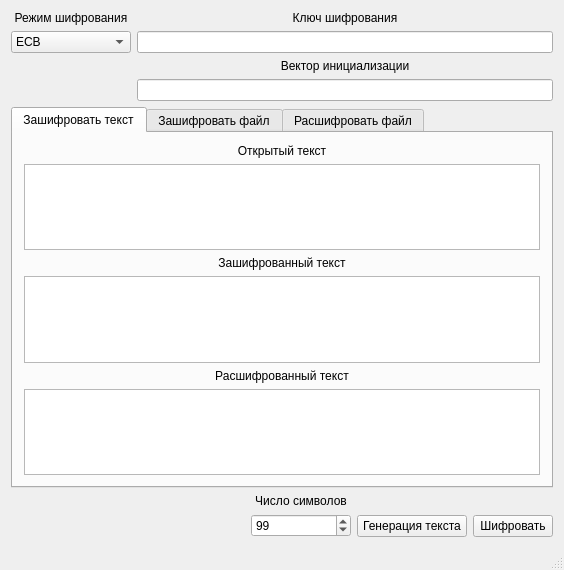
<?xml version="1.0" encoding="UTF-8"?>
<ui version="4.0">
 <class>MainWindow</class>
 <widget class="QMainWindow" name="MainWindow">
  <property name="geometry">
   <rect>
    <x>0</x>
    <y>0</y>
    <width>562</width>
    <height>570</height>
   </rect>
  </property>
  <property name="windowTitle">
   <string>DES Шифровальщик</string>
  </property>
  <property name="windowIcon">
   <iconset resource="bitmap.qrc">
    <normaloff>:/bitmap/data_transfer.png</normaloff>:/bitmap/data_transfer.png</iconset>
  </property>
  <widget class="QWidget" name="centralWidget">
   <layout class="QGridLayout" name="gridLayout">
    <item row="0" column="0">
     <layout class="QVBoxLayout" name="verticalLayout_3">
      <item>
       <layout class="QHBoxLayout" name="horizontalLayout">
        <item>
         <layout class="QVBoxLayout" name="verticalLayout">
          <item>
           <widget class="QLabel" name="label">
            <property name="minimumSize">
             <size>
              <width>120</width>
              <height>0</height>
             </size>
            </property>
            <property name="text">
             <string>Режим шифрования</string>
            </property>
            <property name="alignment">
             <set>Qt::AlignCenter</set>
            </property>
           </widget>
          </item>
          <item>
           <widget class="QComboBox" name="modeComboBox">
            <property name="minimumSize">
             <size>
              <width>120</width>
              <height>0</height>
             </size>
            </property>
            <item>
             <property name="text">
              <string>ECB</string>
             </property>
            </item>
            <item>
             <property name="text">
              <string>CBC</string>
             </property>
            </item>
            <item>
             <property name="text">
              <string>CFB</string>
             </property>
            </item>
            <item>
             <property name="text">
              <string>OFB</string>
             </property>
            </item>
            <item>
             <property name="text">
              <string>CTR</string>
             </property>
            </item>
            <item>
             <property name="text">
              <string>RD</string>
             </property>
            </item>
            <item>
             <property name="text">
              <string>RD + H</string>
             </property>
            </item>
           </widget>
          </item>
          <item>
           <spacer name="verticalSpacer_3">
            <property name="orientation">
             <enum>Qt::Vertical</enum>
            </property>
            <property name="sizeHint" stdset="0">
             <size>
              <width>20</width>
              <height>40</height>
             </size>
            </property>
           </spacer>
          </item>
         </layout>
        </item>
        <item>
         <layout class="QVBoxLayout" name="verticalLayout_2">
          <item>
           <widget class="QLabel" name="label_2">
            <property name="minimumSize">
             <size>
              <width>260</width>
              <height>0</height>
             </size>
            </property>
            <property name="text">
             <string>Ключ шифрования</string>
            </property>
            <property name="alignment">
             <set>Qt::AlignCenter</set>
            </property>
           </widget>
          </item>
          <item>
           <widget class="QLineEdit" name="keyLineEdit">
            <property name="minimumSize">
             <size>
              <width>260</width>
              <height>0</height>
             </size>
            </property>
           </widget>
          </item>
          <item>
           <widget class="QLabel" name="label_11">
            <property name="minimumSize">
             <size>
              <width>260</width>
              <height>0</height>
             </size>
            </property>
            <property name="text">
             <string>Вектор инициализации</string>
            </property>
            <property name="alignment">
             <set>Qt::AlignCenter</set>
            </property>
           </widget>
          </item>
          <item>
           <widget class="QLineEdit" name="initVectorLineEdit">
            <property name="minimumSize">
             <size>
              <width>260</width>
              <height>0</height>
             </size>
            </property>
           </widget>
          </item>
         </layout>
        </item>
       </layout>
      </item>
      <item>
       <widget class="QTabWidget" name="tabWidget">
        <property name="currentIndex">
         <number>0</number>
        </property>
        <widget class="QWidget" name="cipherTextTab">
         <attribute name="title">
          <string>Зашифровать текст</string>
         </attribute>
         <layout class="QGridLayout" name="gridLayout_2">
          <item row="0" column="0">
           <layout class="QVBoxLayout" name="verticalLayout_4">
            <item>
             <widget class="QLabel" name="label_3">
              <property name="text">
               <string>Открытый текст</string>
              </property>
              <property name="alignment">
               <set>Qt::AlignCenter</set>
              </property>
             </widget>
            </item>
            <item>
             <widget class="QTextEdit" name="plainTextEdit">
              <property name="minimumSize">
               <size>
                <width>480</width>
                <height>80</height>
               </size>
              </property>
             </widget>
            </item>
            <item>
             <widget class="QLabel" name="label_4">
              <property name="text">
               <string>Зашифрованный текст</string>
              </property>
              <property name="alignment">
               <set>Qt::AlignCenter</set>
              </property>
             </widget>
            </item>
            <item>
             <widget class="QTextEdit" name="cipherTextEdit">
              <property name="minimumSize">
               <size>
                <width>480</width>
                <height>80</height>
               </size>
              </property>
              <property name="readOnly">
               <bool>true</bool>
              </property>
             </widget>
            </item>
            <item>
             <widget class="QLabel" name="label_5">
              <property name="text">
               <string>Расшифрованный текст</string>
              </property>
              <property name="alignment">
               <set>Qt::AlignCenter</set>
              </property>
             </widget>
            </item>
            <item>
             <widget class="QTextEdit" name="decryptTextEdit">
              <property name="minimumSize">
               <size>
                <width>480</width>
                <height>80</height>
               </size>
              </property>
              <property name="readOnly">
               <bool>true</bool>
              </property>
             </widget>
            </item>
           </layout>
          </item>
         </layout>
        </widget>
        <widget class="QWidget" name="encryptFileTab">
         <attribute name="title">
          <string>Зашифровать файл</string>
         </attribute>
         <layout class="QGridLayout" name="gridLayout_4">
          <item row="0" column="0">
           <layout class="QVBoxLayout" name="verticalLayout_6">
            <item>
             <widget class="QLabel" name="label_7">
              <property name="text">
               <string>Путь к файлу с открытым текстом</string>
              </property>
              <property name="alignment">
               <set>Qt::AlignCenter</set>
              </property>
             </widget>
            </item>
            <item>
             <layout class="QHBoxLayout" name="horizontalLayout_3">
              <item>
               <widget class="QLineEdit" name="encryptPlainFileNameLineEdit">
                <property name="minimumSize">
                 <size>
                  <width>430</width>
                  <height>0</height>
                 </size>
                </property>
               </widget>
              </item>
              <item>
               <widget class="QPushButton" name="encryptPlainFileOpenButton">
                <property name="text">
                 <string>...</string>
                </property>
               </widget>
              </item>
             </layout>
            </item>
            <item>
             <widget class="QLabel" name="label_8">
              <property name="text">
               <string>Путь к зашифрованному файлу</string>
              </property>
              <property name="alignment">
               <set>Qt::AlignCenter</set>
              </property>
             </widget>
            </item>
            <item>
             <layout class="QHBoxLayout" name="horizontalLayout_4">
              <item>
               <widget class="QLineEdit" name="encryptCipherFileNameLineEdit">
                <property name="minimumSize">
                 <size>
                  <width>430</width>
                  <height>0</height>
                 </size>
                </property>
               </widget>
              </item>
              <item>
               <widget class="QPushButton" name="encryptCipherFileOpenButton">
                <property name="text">
                 <string>...</string>
                </property>
               </widget>
              </item>
             </layout>
            </item>
            <item>
             <spacer name="verticalSpacer">
              <property name="orientation">
               <enum>Qt::Vertical</enum>
              </property>
              <property name="sizeHint" stdset="0">
               <size>
                <width>20</width>
                <height>40</height>
               </size>
              </property>
             </spacer>
            </item>
           </layout>
          </item>
         </layout>
        </widget>
        <widget class="QWidget" name="decryptFileTab">
         <attribute name="title">
          <string>Расшифровать файл</string>
         </attribute>
         <layout class="QGridLayout" name="gridLayout_5">
          <item row="0" column="0">
           <layout class="QVBoxLayout" name="verticalLayout_7">
            <item>
             <widget class="QLabel" name="label_9">
              <property name="text">
               <string>Путь к зашифрованному файлу</string>
              </property>
              <property name="alignment">
               <set>Qt::AlignCenter</set>
              </property>
             </widget>
            </item>
            <item>
             <layout class="QHBoxLayout" name="horizontalLayout_5">
              <item>
               <widget class="QLineEdit" name="decryptCipherFileNameLineEdit">
                <property name="minimumSize">
                 <size>
                  <width>430</width>
                  <height>0</height>
                 </size>
                </property>
               </widget>
              </item>
              <item>
               <widget class="QPushButton" name="decryptCipherFileOpenButton">
                <property name="text">
                 <string>...</string>
                </property>
               </widget>
              </item>
             </layout>
            </item>
            <item>
             <widget class="QLabel" name="label_10">
              <property name="text">
               <string>Путь к файлу с открытым текстом</string>
              </property>
              <property name="alignment">
               <set>Qt::AlignCenter</set>
              </property>
             </widget>
            </item>
            <item>
             <layout class="QHBoxLayout" name="horizontalLayout_6">
              <item>
               <widget class="QLineEdit" name="decryptPlainFileNameLineEdit">
                <property name="minimumSize">
                 <size>
                  <width>430</width>
                  <height>0</height>
                 </size>
                </property>
               </widget>
              </item>
              <item>
               <widget class="QPushButton" name="decryptPlainFileOpenButton">
                <property name="text">
                 <string>...</string>
                </property>
               </widget>
              </item>
             </layout>
            </item>
            <item>
             <spacer name="verticalSpacer_2">
              <property name="orientation">
               <enum>Qt::Vertical</enum>
              </property>
              <property name="sizeHint" stdset="0">
               <size>
                <width>20</width>
                <height>40</height>
               </size>
              </property>
             </spacer>
            </item>
           </layout>
          </item>
         </layout>
        </widget>
       </widget>
      </item>
      <item>
       <layout class="QHBoxLayout" name="horizontalLayout_2">
        <item>
         <spacer name="horizontalSpacer">
          <property name="orientation">
           <enum>Qt::Horizontal</enum>
          </property>
          <property name="sizeHint" stdset="0">
           <size>
            <width>40</width>
            <height>20</height>
           </size>
          </property>
         </spacer>
        </item>
        <item>
         <layout class="QVBoxLayout" name="verticalLayout_5">
          <item>
           <widget class="QLabel" name="label_6">
            <property name="text">
             <string>Число символов</string>
            </property>
            <property name="alignment">
             <set>Qt::AlignCenter</set>
            </property>
           </widget>
          </item>
          <item>
           <widget class="QSpinBox" name="randomCharactersSpinBox">
            <property name="minimumSize">
             <size>
              <width>100</width>
              <height>0</height>
             </size>
            </property>
            <property name="maximum">
             <number>65535</number>
            </property>
            <property name="value">
             <number>99</number>
            </property>
           </widget>
          </item>
         </layout>
        </item>
        <item>
         <layout class="QVBoxLayout" name="verticalLayout_8">
          <item>
           <spacer name="verticalSpacer_4">
            <property name="orientation">
             <enum>Qt::Vertical</enum>
            </property>
            <property name="sizeHint" stdset="0">
             <size>
              <width>20</width>
              <height>40</height>
             </size>
            </property>
           </spacer>
          </item>
          <item>
           <widget class="QPushButton" name="randomGenerationPushButton">
            <property name="minimumSize">
             <size>
              <width>110</width>
              <height>0</height>
             </size>
            </property>
            <property name="text">
             <string>Генерация текста</string>
            </property>
           </widget>
          </item>
         </layout>
        </item>
        <item>
         <layout class="QVBoxLayout" name="verticalLayout_9">
          <item>
           <spacer name="verticalSpacer_5">
            <property name="orientation">
             <enum>Qt::Vertical</enum>
            </property>
            <property name="sizeHint" stdset="0">
             <size>
              <width>20</width>
              <height>40</height>
             </size>
            </property>
           </spacer>
          </item>
          <item>
           <widget class="QPushButton" name="startPushButton">
            <property name="text">
             <string>Шифровать</string>
            </property>
           </widget>
          </item>
         </layout>
        </item>
       </layout>
      </item>
     </layout>
    </item>
   </layout>
  </widget>
  <widget class="QMenuBar" name="menuBar">
   <property name="geometry">
    <rect>
     <x>0</x>
     <y>0</y>
     <width>562</width>
     <height>20</height>
    </rect>
   </property>
  </widget>
  <widget class="QStatusBar" name="statusBar"/>
 </widget>
 <layoutdefault spacing="6" margin="11"/>
 <resources>
  <include location="bitmap.qrc"/>
 </resources>
 <connections/>
</ui>
